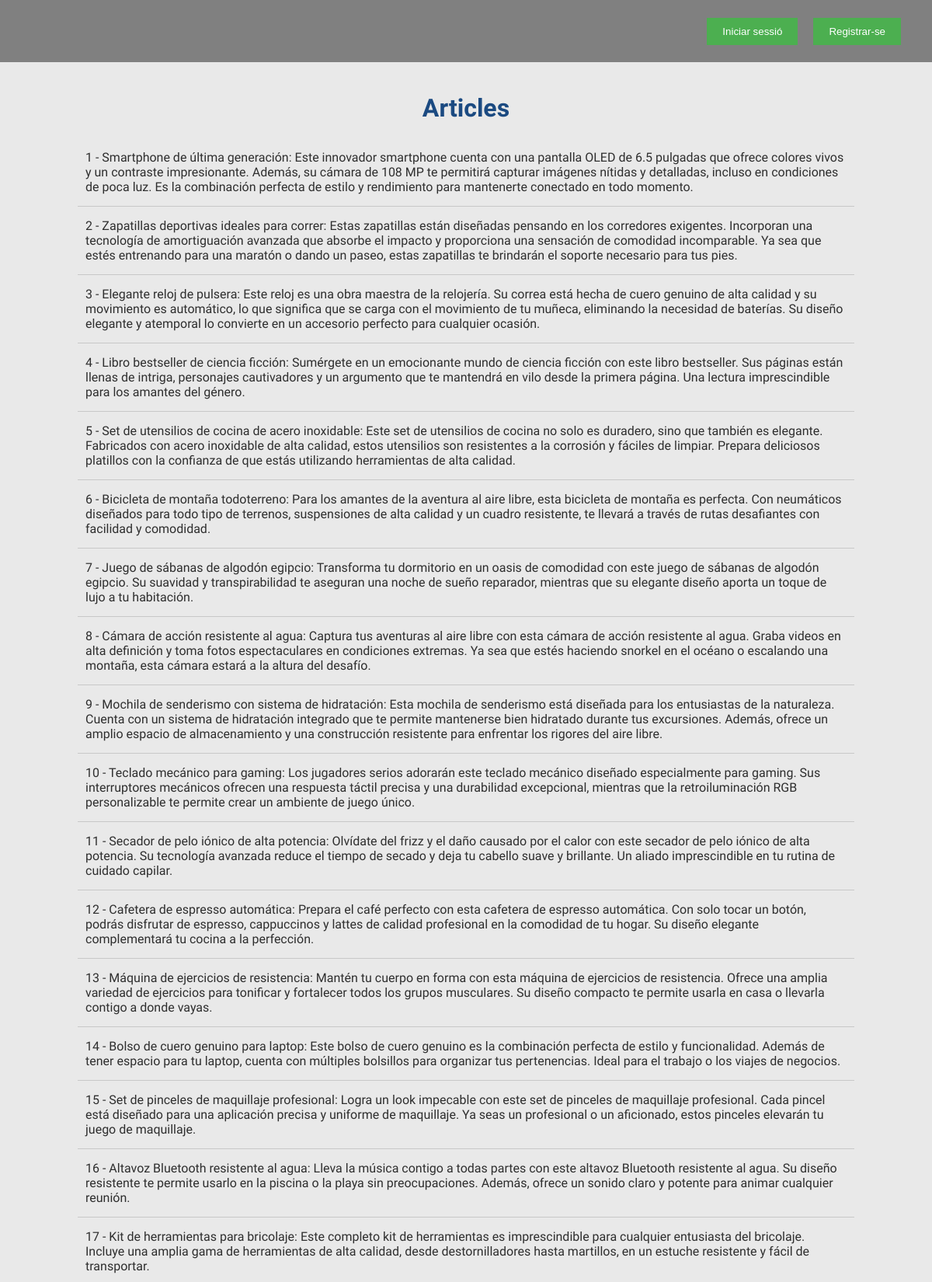
The page / (upper part) on the database its author committed.
### tables this page shows
CREATE TABLE `articles` (
  `article_id` int(11) NOT NULL,
  `descripcio` text NOT NULL,
  `usuari_id` int(11) DEFAULT NULL
);

### Model/connexio.php (called while the page is built, shortened)
<?php
$servername = "localhost";
$username = "root";
$password = "";
$dbname = "pt03_david_buesa";
try {
    $conn = new PDO("mysql:host=$servername;dbname=$dbname", $username, $password);
    $conn->query("set names utf8;");
} catch (Exception $e) {
    echo "Error: " . $e->getMessage();
}
?>

### Model/articles.php (called while the page is built, shortened)
<?php
function llistarArticles($limit, $offset) {
    require "connexio.php";
    $stmt = $conn->prepare("SELECT * FROM articles LIMIT ? OFFSET ?");
    $stmt->execute([$limit, $offset]);
    $articles = $stmt->fetchAll(PDO::FETCH_OBJ);
    return $articles;
}
function contarPagines($articlesPerPagina){
    require "connexio.php";
    $stmt = $conn->query("SELECT count(*) AS count FROM articles");
    $count = $stmt->fetchObject()->count;
    $pagines = ceil($count / $articlesPerPagina);
    return $pagines;
}
?>

### index.php (the view, shortened to what this page needs)
<?php
if(!isset($_SESSION['username'])){
    require "Model/articles.php";
    $articlesPerPagina = intval(articles());
    $pagina = 1;
    $limit = $articlesPerPagina;
    $offset = ($pagina - 1) * $articlesPerPagina;
    $articles = llistarArticles($limit, $offset);
    $list = "<ul>";
    foreach ($articles as $article) {
        $list .= "<li>{$article->article_id} - {$article->descripcio}</li>";
    }
    $list .= "</ul>";
    include 'Vista/index.vista.php';
}
?>

### Vista/index.vista.php (shortened to what this page needs)
<!DOCTYPE html>
<html lang="en">
<head>
	<link rel="stylesheet" href="Estils/estils.css">
</head>
<body>
	<header>
		<div>
			<form action="Model/login.php">
				<input type="submit"  value="Iniciar sessió">
			</form>
			<form action="Controlador/controlarRegistre.php">
                <input type="submit" name="signup_login" value="Registrar-se">
            </form>
		</div>
	</header>
	<div class="contenidor">
		<h1>Articles</h1>
		<section class="articles">
			<?php echo $list ?>
		</section>
	</div>
</body>
</html>

### Estils/estils.css (style rules this page uses)
* { margin: 0; padding: 0; -webkit-box-sizing: border-box; -moz-box-sizing: border-box; box-sizing: border-box; }
body { background: #e9e9e9; color: #2e2e2e; font-family: 'Open Sans Condensed', sans-serif; margin-top: 80px; }
header { background: gray; position: fixed; top: 0; left: 0; width: 100%; height: 80px; display: flex; justify-content: flex-end; align-items: center; overflow: hidden; }
header div { display: flex; align-items: center; margin-right: 20px; }
header form { margin-right: 10px; }
header input[type="submit"] { background-color: #4CAF50; color: white; border: none; padding: 10px 20px; cursor: pointer; margin-right: 10px; }
.contenidor { width: 90%; max-width: 1000px; margin: auto; padding-top: 20px; }
h1 { margin: 20px 0; text-align: center; font-family: 'Open Sans Condensed', sans-serif; color: #1b4a81; font-weight: bold; }
.contenidor .articles { margin-bottom: 20px; }
.contenidor .articles ul { list-style: none; }
.contenidor .articles ul li { padding: 15px 10px; border-bottom: 1px solid #c8c8c8; }

### rows shown on the page
articles: article_id "1", descripcio "Smartphone de última generación: Este innovador smartphone cuenta con una pantalla OLED de 6.5 pulgadas que ofrece colores vivos y un contraste impresionante. Además, su cámara de 108 MP te permitirá capturar imágenes nítidas y detalladas, incluso en condiciones de poca luz. Es la combinación perfecta de estilo y rendimiento para mantenerte conectado en todo momento."
articles: article_id "2", descripcio "Zapatillas deportivas ideales para correr: Estas zapatillas están diseñadas pensando en los corredores exigentes. Incorporan una tecnología de amortiguación avanzada que absorbe el impacto y proporciona una sensación de comodidad incomparable. Ya sea que estés entrenando para una maratón o dando un paseo, estas zapatillas te brindarán el soporte necesario para tus pies."
articles: article_id "3", descripcio "Elegante reloj de pulsera: Este reloj es una obra maestra de la relojería. Su correa está hecha de cuero genuino de alta calidad y su movimiento es automático, lo que significa que se carga con el movimiento de tu muñeca, eliminando la necesidad de baterías. Su diseño elegante y atemporal lo convierte en un accesorio perfecto para cualquier ocasión."
articles: article_id "4", descripcio "Libro bestseller de ciencia ficción: Sumérgete en un emocionante mundo de ciencia ficción con este libro bestseller. Sus páginas están llenas de intriga, personajes cautivadores y un argumento que te mantendrá en vilo desde la primera página. Una lectura imprescindible para los amantes del género."
articles: article_id "5", descripcio "Set de utensilios de cocina de acero inoxidable: Este set de utensilios de cocina no solo es duradero, sino que también es elegante. Fabricados con acero inoxidable de alta calidad, estos utensilios son resistentes a la corrosión y fáciles de limpiar. Prepara deliciosos platillos con la confianza de que estás utilizando herramientas de alta calidad."
articles: article_id "6", descripcio "Bicicleta de montaña todoterreno: Para los amantes de la aventura al aire libre, esta bicicleta de montaña es perfecta. Con neumáticos diseñados para todo tipo de terrenos, suspensiones de alta calidad y un cuadro resistente, te llevará a través de rutas desafiantes con facilidad y comodidad."
articles: article_id "7", descripcio "Juego de sábanas de algodón egipcio: Transforma tu dormitorio en un oasis de comodidad con este juego de sábanas de algodón egipcio. Su suavidad y transpirabilidad te aseguran una noche de sueño reparador, mientras que su elegante diseño aporta un toque de lujo a tu habitación."
articles: article_id "8", descripcio "Cámara de acción resistente al agua: Captura tus aventuras al aire libre con esta cámara de acción resistente al agua. Graba videos en alta definición y toma fotos espectaculares en condiciones extremas. Ya sea que estés haciendo snorkel en el océano o escalando una montaña, esta cámara estará a la altura del desafío."
articles: article_id "9", descripcio "Mochila de senderismo con sistema de hidratación: Esta mochila de senderismo está diseñada para los entusiastas de la naturaleza. Cuenta con un sistema de hidratación integrado que te permite mantenerse bien hidratado durante tus excursiones. Además, ofrece un amplio espacio de almacenamiento y una construcción resistente para enfrentar los rigores del aire libre."
articles: article_id "10", descripcio "Teclado mecánico para gaming: Los jugadores serios adorarán este teclado mecánico diseñado especialmente para gaming. Sus interruptores mecánicos ofrecen una respuesta táctil precisa y una durabilidad excepcional, mientras que la retroiluminación RGB personalizable te permite crear un ambiente de juego único."
articles: article_id "11", descripcio "Secador de pelo iónico de alta potencia: Olvídate del frizz y el daño causado por el calor con este secador de pelo iónico de alta potencia. Su tecnología avanzada reduce el tiempo de secado y deja tu cabello suave y brillante. Un aliado imprescindible en tu rutina de cuidado capilar."
articles: article_id "12", descripcio "Cafetera de espresso automática: Prepara el café perfecto con esta cafetera de espresso automática. Con solo tocar un botón, podrás disfrutar de espresso, cappuccinos y lattes de calidad profesional en la comodidad de tu hogar. Su diseño elegante complementará tu cocina a la perfección."
articles: article_id "13", descripcio "Máquina de ejercicios de resistencia: Mantén tu cuerpo en forma con esta máquina de ejercicios de resistencia. Ofrece una amplia variedad de ejercicios para tonificar y fortalecer todos los grupos musculares. Su diseño compacto te permite usarla en casa o llevarla contigo a donde vayas."
articles: article_id "14", descripcio "Bolso de cuero genuino para laptop: Este bolso de cuero genuino es la combinación perfecta de estilo y funcionalidad. Además de tener espacio para tu laptop, cuenta con múltiples bolsillos para organizar tus pertenencias. Ideal para el trabajo o los viajes de negocios."
articles: article_id "15", descripcio "Set de pinceles de maquillaje profesional: Logra un look impecable con este set de pinceles de maquillaje profesional. Cada pincel está diseñado para una aplicación precisa y uniforme de maquillaje. Ya seas un profesional o un aficionado, estos pinceles elevarán tu juego de maquillaje."
articles: article_id "16", descripcio "Altavoz Bluetooth resistente al agua: Lleva la música contigo a todas partes con este altavoz Bluetooth resistente al agua. Su diseño resistente te permite usarlo en la piscina o la playa sin preocupaciones. Además, ofrece un sonido claro y potente para animar cualquier reunión."
articles: article_id "17", descripcio "Kit de herramientas para bricolaje: Este completo kit de herramientas es imprescindible para cualquier entusiasta del bricolaje. Incluye una amplia gama de herramientas de alta calidad, desde destornilladores hasta martillos, en un estuche resistente y fácil de transportar."
